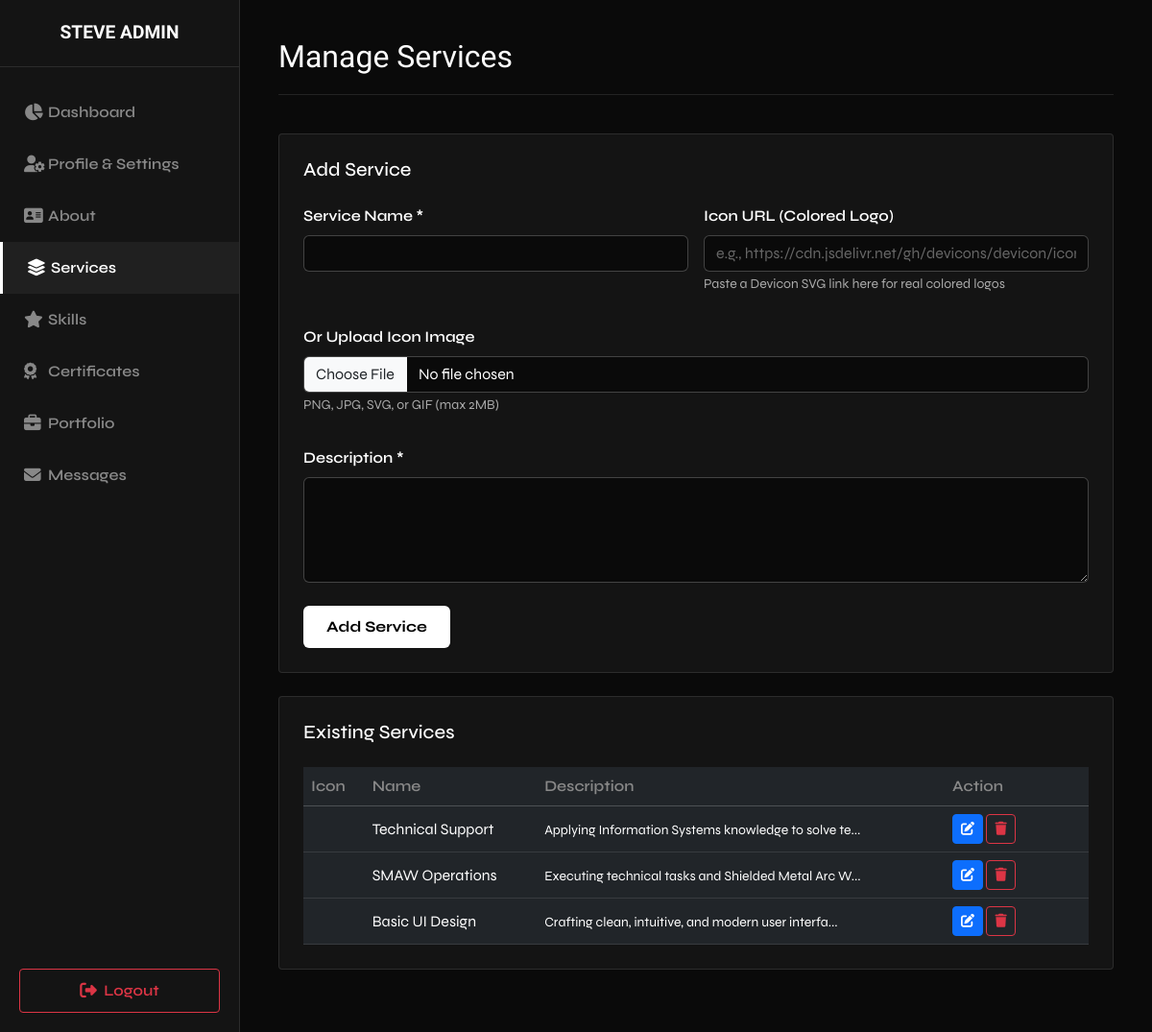
The app's page /admin/index?page=services (signed in) with its own data.
### tables this page shows
CREATE TABLE `services` (
  `id` int(11) NOT NULL,
  `title` varchar(100) DEFAULT NULL,
  `description` text DEFAULT NULL,
  `icon` varchar(255) DEFAULT NULL
);

### admin/pages/services.php (the view, shortened to what this page needs)
<?php
$services = $conn->query("SELECT * FROM services ORDER BY id DESC");
?>
<div class="admin-header">
    <h2 class="admin-title">Manage Services</h2>
</div>
<div class="card-admin mb-4">
    <h5 class="mb-4">Add Service</h5>
    <form method="POST" enctype="multipart/form-data">
        <div class="row g-3">
            <div class="col-md-6">
                <label class="text-white mb-2">Service Name *</label>
                <input type="text" name="title" class="form-control" required>
            </div>
            <div class="col-md-6">
                <label class="text-white mb-2">Icon URL (Colored Logo)</label>
                <input type="text" name="icon" class="form-control" placeholder="e.g., https://cdn.jsdelivr.net/gh/devicons/devicon/icons/figma/figma-original.svg">
                <small class="text-secondary">Paste a Devicon SVG link here for real colored logos</small>
            </div>
            <div class="col-12">
                <label class="text-white mb-2 mt-3">Or Upload Icon Image</label>
                <input type="file" name="icon_image" class="form-control" accept="image/*">
                <small class="text-secondary">PNG, JPG, SVG, or GIF (max 2MB)</small>
            </div>
            <div class="col-12">
                <label class="text-white mb-2 mt-3">Description *</label>
                <textarea name="description" class="form-control" rows="4" required></textarea>
            </div>
            <div class="col-12 mt-4">
                <button type="submit" name="add_service" class="btn btn-solid px-4">Add Service</button>
            </div>
        </div>
    </form>
</div>
<div class="card-admin">
    <h5 class="mb-4">Existing Services</h5>
    <div class="table-responsive">
        <table class="table table-dark table-hover mb-0">
            <thead>
                <tr>
                    <th>Icon</th>
                    <th>Name</th>
                    <th>Description</th>
                    <th width="150">Action</th>
                </tr>
            </thead>
            <tbody>
                <?php if($services && $services->num_rows > 0): ?>
                    <?php while($row = $services->fetch_assoc()): ?>
                        <tr>
                            <td>
                            </td>
                            <td><?= htmlspecialchars($row['title']) ?></td>
                            <td><small><?= htmlspecialchars(substr($row['description'], 0, 50)) ?>...</small></td>
                            <td>
                                <button type="button" class="btn btn-sm btn-primary" data-bs-toggle="modal" data-bs-target="#editModal<?= $row['id'] ?>"><i class="fas fa-edit"></i></button>
                                <form method="POST" class="d-inline" onsubmit="return confirm('Delete this service?');">
                                    <button type="submit" name="delete_service" class="btn btn-sm btn-danger-outline"><i class="fas fa-trash"></i></button>
                                </form>
                            </td>
                        </tr>
                    <?php endwhile; ?>
                <?php else: ?>
                    <tr><td colspan="4" class="text-center text-muted py-3">No services added yet.</td></tr>
                <?php endif; ?>
            </tbody>
        </table>
    </div>
</div>

### admin/index.php (style rules this page uses)
body { background-color: #0a0a0a; color: #ffffff; font-family: 'Syne', sans-serif; margin: 0; overflow-x: hidden; }
.admin-header { display: flex; justify-content: space-between; align-items: center; margin-bottom: 40px; padding-bottom: 20px; border-bottom: 1px solid rgba(255,255,255,0.1); }
.admin-title { font-family: 'Syncopate', sans-serif; margin: 0; }
.card-admin { background: #141414; border: 1px solid rgba(255,255,255,0.1); border-radius: 4px; padding: 25px; margin-bottom: 25px; }
.form-control, .form-select { background-color: #0a0a0a; border: 1px solid rgba(255,255,255,0.2); color: #fff; }
.table { color: #fff; }
.table th { border-bottom-color: rgba(255,255,255,0.2); color: #888; font-weight: 600; }
.table td { border-bottom-color: rgba(255,255,255,0.1); vertical-align: middle; }
.btn-solid { background: #fff; color: #000; border: none; padding: 10px 20px; font-weight: 700; }
.btn-danger-outline { background: transparent; color: #dc3545; border: 1px solid #dc3545; }
.text-secondary { color: #aaaaaa !important; }
label { color: #ffffff !important; font-weight: 600; }
input::placeholder, textarea::placeholder { color: #666666 !important; }

### records on screen
services: title "Technical Support", description "Applying Information Systems knowledge to solve te"
services: title "SMAW Operations", description "Executing technical tasks and Shielded Metal Arc W"
services: title "Basic UI Design", description "Crafting clean, intuitive, and modern user interfa"
